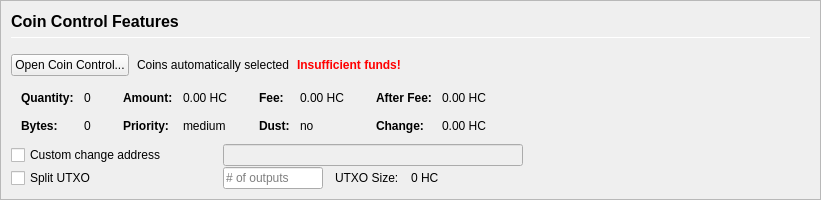
         <widget class="QFrame" name="frameCoinControl">
          <property name="sizePolicy">
           <sizepolicy hsizetype="Expanding" vsizetype="Expanding">
            <horstretch>0</horstretch>
            <verstretch>0</verstretch>
           </sizepolicy>
          </property>
          <property name="maximumSize">
           <size>
            <width>16777215</width>
            <height>16777215</height>
           </size>
          </property>
          <property name="frameShape">
           <enum>QFrame::StyledPanel</enum>
          </property>
          <property name="frameShadow">
           <enum>QFrame::Sunken</enum>
          </property>
          <layout class="QVBoxLayout" name="verticalLayoutCoinControl2">
           <property name="spacing">
            <number>0</number>
           </property>
           <property name="leftMargin">
            <number>0</number>
           </property>
           <property name="topMargin">
            <number>0</number>
           </property>
           <property name="rightMargin">
            <number>0</number>
           </property>
           <property name="bottomMargin">
            <number>0</number>
           </property>
           <item>
            <widget class="QFrame" name="frameCoinControl_BG">
             <layout class="QVBoxLayout" name="verticalLayoutCoinControl" stretch="0,0,0,0,0,0">
              <property name="spacing">
               <number>1</number>
              </property>
              <property name="leftMargin">
               <number>10</number>
              </property>
              <property name="topMargin">
               <number>10</number>
              </property>
              <item>
               <layout class="QHBoxLayout" name="horizontalLayoutCoinControl1">
                <property name="bottomMargin">
                 <number>15</number>
                </property>
                <item>
                 <layout class="QVBoxLayout" name="verticalLayout_3">
                  <property name="spacing">
                   <number>6</number>
                  </property>
                  <item>
                   <widget class="QLabel" name="labelCoinControlFeatures">
                    <property name="sizePolicy">
                     <sizepolicy hsizetype="Preferred" vsizetype="Maximum">
                      <horstretch>0</horstretch>
                      <verstretch>0</verstretch>
                     </sizepolicy>
                    </property>
                    <property name="minimumSize">
                     <size>
                      <width>0</width>
                      <height>20</height>
                     </size>
                    </property>
                    <property name="font">
                     <font>
                      <pointsize>12</pointsize>
                      <weight>75</weight>
                      <bold>true</bold>
                     </font>
                    </property>
                    <property name="styleSheet">
                     <string notr="true">font-weight:bold;</string>
                    </property>
                    <property name="text">
                     <string>Coin Control Features</string>
                    </property>
                   </widget>
                  </item>
                  <item>
                   <widget class="Line" name="line">
                    <property name="minimumSize">
                     <size>
                      <width>0</width>
                      <height>1</height>
                     </size>
                    </property>
                    <property name="maximumSize">
                     <size>
                      <width>16777215</width>
                      <height>1</height>
                     </size>
                    </property>
                    <property name="orientation">
                     <enum>Qt::Horizontal</enum>
                    </property>
                   </widget>
                  </item>
                 </layout>
                </item>
               </layout>
              </item>
              <item>
               <layout class="QHBoxLayout" name="horizontalLayoutCoinControl2" stretch="0,0,0,0">
                <property name="spacing">
                 <number>8</number>
                </property>
                <property name="bottomMargin">
                 <number>10</number>
                </property>
                <item>
                 <widget class="QPushButton" name="pushButtonCoinControl">
                  <property name="styleSheet">
                   <string notr="true"/>
                  </property>
                  <property name="text">
                   <string>Open Coin Control...</string>
                  </property>
                  <property name="autoDefault">
                   <bool>false</bool>
                  </property>
                 </widget>
                </item>
                <item>
                 <widget class="QLabel" name="labelCoinControlAutomaticallySelected">
                  <property name="text">
                   <string>Coins automatically selected</string>
                  </property>
                  <property name="margin">
                   <number>5</number>
                  </property>
                 </widget>
                </item>
                <item>
                 <widget class="QLabel" name="labelCoinControlInsuffFunds">
                  <property name="font">
                   <font>
                    <weight>75</weight>
                    <bold>true</bold>
                   </font>
                  </property>
                  <property name="styleSheet">
                   <string notr="true">color:red;font-weight:bold;</string>
                  </property>
                  <property name="text">
                   <string>Insufficient funds!</string>
                  </property>
                  <property name="margin">
                   <number>5</number>
                  </property>
                 </widget>
                </item>
                <item>
                 <spacer name="horizontalSpacerCoinControl">
                  <property name="orientation">
                   <enum>Qt::Horizontal</enum>
                  </property>
                  <property name="sizeHint" stdset="0">
                   <size>
                    <width>40</width>
                    <height>1</height>
                   </size>
                  </property>
                 </spacer>
                </item>
               </layout>
              </item>
              <item>
               <widget class="QWidget" name="widgetCoinControl" native="true">
                <property name="sizePolicy">
                 <sizepolicy hsizetype="Preferred" vsizetype="Preferred">
                  <horstretch>0</horstretch>
                  <verstretch>0</verstretch>
                 </sizepolicy>
                </property>
                <property name="minimumSize">
                 <size>
                  <width>0</width>
                  <height>0</height>
                 </size>
                </property>
                <property name="styleSheet">
                 <string notr="true"/>
                </property>
                <layout class="QHBoxLayout" name="horizontalLayoutCoinControl5">
                 <property name="leftMargin">
                  <number>0</number>
                 </property>
                 <property name="topMargin">
                  <number>0</number>
                 </property>
                 <property name="rightMargin">
                  <number>0</number>
                 </property>
                 <property name="bottomMargin">
                  <number>0</number>
                 </property>
                 <item>
                  <layout class="QHBoxLayout" name="horizontalLayoutCoinControl3" stretch="0,0,0,1">
                   <property name="spacing">
                    <number>20</number>
                   </property>
                   <property name="topMargin">
                    <number>0</number>
                   </property>
                   <property name="bottomMargin">
                    <number>10</number>
                   </property>
                   <item>
                    <layout class="QFormLayout" name="formLayoutCoinControl1">
                     <property name="horizontalSpacing">
                      <number>10</number>
                     </property>
                     <property name="verticalSpacing">
                      <number>14</number>
                     </property>
                     <property name="leftMargin">
                      <number>10</number>
                     </property>
                     <property name="topMargin">
                      <number>4</number>
                     </property>
                     <property name="rightMargin">
                      <number>6</number>
                     </property>
                     <item row="0" column="0">
                      <widget class="QLabel" name="labelCoinControlQuantityText">
                       <property name="font">
                        <font>
                         <weight>75</weight>
                         <bold>true</bold>
                        </font>
                       </property>
                       <property name="text">
                        <string>Quantity:</string>
                       </property>
                       <property name="margin">
                        <number>0</number>
                       </property>
                      </widget>
                     </item>
                     <item row="0" column="1">
                      <widget class="QLabel" name="labelCoinControlQuantity">
                       <property name="cursor">
                        <cursorShape>IBeamCursor</cursorShape>
                       </property>
                       <property name="contextMenuPolicy">
                        <enum>Qt::ActionsContextMenu</enum>
                       </property>
                       <property name="text">
                        <string notr="true">0</string>
                       </property>
                       <property name="margin">
                        <number>0</number>
                       </property>
                       <property name="textInteractionFlags">
                        <set>Qt::LinksAccessibleByMouse|Qt::TextSelectableByKeyboard|Qt::TextSelectableByMouse</set>
                       </property>
                      </widget>
                     </item>
                     <item row="1" column="0">
                      <widget class="QLabel" name="labelCoinControlBytesText">
                       <property name="font">
                        <font>
                         <weight>75</weight>
                         <bold>true</bold>
                        </font>
                       </property>
                       <property name="text">
                        <string>Bytes:</string>
                       </property>
                      </widget>
                     </item>
                     <item row="1" column="1">
                      <widget class="QLabel" name="labelCoinControlBytes">
                       <property name="cursor">
                        <cursorShape>IBeamCursor</cursorShape>
                       </property>
                       <property name="contextMenuPolicy">
                        <enum>Qt::ActionsContextMenu</enum>
                       </property>
                       <property name="text">
                        <string notr="true">0</string>
                       </property>
                       <property name="textInteractionFlags">
                        <set>Qt::LinksAccessibleByMouse|Qt::TextSelectableByKeyboard|Qt::TextSelectableByMouse</set>
                       </property>
                      </widget>
                     </item>
                    </layout>
                   </item>
                   <item>
                    <layout class="QFormLayout" name="formLayoutCoinControl2">
                     <property name="horizontalSpacing">
                      <number>10</number>
                     </property>
                     <property name="verticalSpacing">
                      <number>14</number>
                     </property>
                     <property name="leftMargin">
                      <number>6</number>
                     </property>
                     <property name="topMargin">
                      <number>4</number>
                     </property>
                     <property name="rightMargin">
                      <number>6</number>
                     </property>
                     <item row="0" column="0">
                      <widget class="QLabel" name="labelCoinControlAmountText">
                       <property name="font">
                        <font>
                         <weight>75</weight>
                         <bold>true</bold>
                        </font>
                       </property>
                       <property name="text">
                        <string>Amount:</string>
                       </property>
                       <property name="margin">
                        <number>0</number>
                       </property>
                      </widget>
                     </item>
                     <item row="0" column="1">
                      <widget class="QLabel" name="labelCoinControlAmount">
                       <property name="cursor">
                        <cursorShape>IBeamCursor</cursorShape>
                       </property>
                       <property name="contextMenuPolicy">
                        <enum>Qt::ActionsContextMenu</enum>
                       </property>
                       <property name="text">
                        <string notr="true">0.00 HC</string>
                       </property>
                       <property name="textInteractionFlags">
                        <set>Qt::LinksAccessibleByMouse|Qt::TextSelectableByKeyboard|Qt::TextSelectableByMouse</set>
                       </property>
                      </widget>
                     </item>
                     <item row="1" column="0">
                      <widget class="QLabel" name="labelCoinControlPriorityText">
                       <property name="font">
                        <font>
                         <weight>75</weight>
                         <bold>true</bold>
                        </font>
                       </property>
                       <property name="text">
                        <string>Priority:</string>
                       </property>
                      </widget>
                     </item>
                     <item row="1" column="1">
                      <widget class="QLabel" name="labelCoinControlPriority">
                       <property name="cursor">
                        <cursorShape>IBeamCursor</cursorShape>
                       </property>
                       <property name="contextMenuPolicy">
                        <enum>Qt::ActionsContextMenu</enum>
                       </property>
                       <property name="text">
                        <string>medium</string>
                       </property>
                       <property name="textInteractionFlags">
                        <set>Qt::LinksAccessibleByMouse|Qt::TextSelectableByKeyboard|Qt::TextSelectableByMouse</set>
                       </property>
                      </widget>
                     </item>
                    </layout>
                   </item>
                   <item>
                    <layout class="QFormLayout" name="formLayoutCoinControl3">
                     <property name="horizontalSpacing">
                      <number>10</number>
                     </property>
                     <property name="verticalSpacing">
                      <number>14</number>
                     </property>
                     <property name="leftMargin">
                      <number>6</number>
                     </property>
                     <property name="topMargin">
                      <number>4</number>
                     </property>
                     <property name="rightMargin">
                      <number>6</number>
                     </property>
                     <item row="0" column="0">
                      <widget class="QLabel" name="labelCoinControlFeeText">
                       <property name="font">
                        <font>
                         <weight>75</weight>
                         <bold>true</bold>
                        </font>
                       </property>
                       <property name="text">
                        <string>Fee:</string>
                       </property>
                       <property name="margin">
                        <number>0</number>
                       </property>
                      </widget>
                     </item>
                     <item row="0" column="1">
                      <widget class="QLabel" name="labelCoinControlFee">
                       <property name="cursor">
                        <cursorShape>IBeamCursor</cursorShape>
                       </property>
                       <property name="contextMenuPolicy">
                        <enum>Qt::ActionsContextMenu</enum>
                       </property>
                       <property name="text">
                        <string notr="true">0.00 HC</string>
                       </property>
                       <property name="textInteractionFlags">
                        <set>Qt::LinksAccessibleByMouse|Qt::TextSelectableByKeyboard|Qt::TextSelectableByMouse</set>
                       </property>
                      </widget>
                     </item>
                     <item row="1" column="0">
                      <widget class="QLabel" name="labelCoinControlLowOutputText">
                       <property name="font">
                        <font>
                         <weight>75</weight>
                         <bold>true</bold>
                        </font>
                       </property>
                       <property name="text">
                        <string>Dust:</string>
                       </property>
                      </widget>
                     </item>
                     <item row="1" column="1">
                      <widget class="QLabel" name="labelCoinControlLowOutput">
                       <property name="cursor">
                        <cursorShape>IBeamCursor</cursorShape>
                       </property>
                       <property name="contextMenuPolicy">
                        <enum>Qt::ActionsContextMenu</enum>
                       </property>
                       <property name="text">
                        <string>no</string>
                       </property>
                       <property name="textInteractionFlags">
                        <set>Qt::LinksAccessibleByMouse|Qt::TextSelectableByKeyboard|Qt::TextSelectableByMouse</set>
                       </property>
                      </widget>
                     </item>
                    </layout>
                   </item>
                   <item>
                    <layout class="QFormLayout" name="formLayoutCoinControl4">
                     <property name="horizontalSpacing">
                      <number>10</number>
                     </property>
                     <property name="verticalSpacing">
                      <number>14</number>
                     </property>
                     <property name="leftMargin">
                      <number>6</number>
                     </property>
                     <property name="topMargin">
                      <number>4</number>
                     </property>
                     <property name="rightMargin">
                      <number>6</number>
                     </property>
                     <item row="0" column="0">
                      <widget class="QLabel" name="labelCoinControlAfterFeeText">
                       <property name="font">
                        <font>
                         <weight>75</weight>
                         <bold>true</bold>
                        </font>
                       </property>
                       <property name="text">
                        <string>After Fee:</string>
                       </property>
                       <property name="margin">
                        <number>0</number>
                       </property>
                      </widget>
                     </item>
                     <item row="0" column="1">
                      <widget class="QLabel" name="labelCoinControlAfterFee">
                       <property name="cursor">
                        <cursorShape>IBeamCursor</cursorShape>
                       </property>
                       <property name="contextMenuPolicy">
                        <enum>Qt::ActionsContextMenu</enum>
                       </property>
                       <property name="text">
                        <string notr="true">0.00 HC</string>
                       </property>
                       <property name="textInteractionFlags">
                        <set>Qt::LinksAccessibleByMouse|Qt::TextSelectableByKeyboard|Qt::TextSelectableByMouse</set>
                       </property>
                      </widget>
                     </item>
                     <item row="1" column="0">
                      <widget class="QLabel" name="labelCoinControlChangeText">
                       <property name="font">
                        <font>
                         <weight>75</weight>
                         <bold>true</bold>
                        </font>
                       </property>
                       <property name="text">
                        <string>Change:</string>
                       </property>
                      </widget>
                     </item>
                     <item row="1" column="1">
                      <widget class="QLabel" name="labelCoinControlChange">
                       <property name="cursor">
                        <cursorShape>IBeamCursor</cursorShape>
                       </property>
                       <property name="contextMenuPolicy">
                        <enum>Qt::ActionsContextMenu</enum>
                       </property>
                       <property name="text">
                        <string notr="true">0.00 HC</string>
                       </property>
                       <property name="textInteractionFlags">
                        <set>Qt::LinksAccessibleByMouse|Qt::TextSelectableByKeyboard|Qt::TextSelectableByMouse</set>
                       </property>
                      </widget>
                     </item>
                    </layout>
                   </item>
                  </layout>
                 </item>
                </layout>
               </widget>
              </item>
              <item>
               <layout class="QHBoxLayout" name="horizontalLayoutCoinControl4">
                <property name="spacing">
                 <number>12</number>
                </property>
                <property name="sizeConstraint">
                 <enum>QLayout::SetDefaultConstraint</enum>
                </property>
                <property name="topMargin">
                 <number>0</number>
                </property>
                <property name="rightMargin">
                 <number>0</number>
                </property>
                <item>
                 <widget class="QCheckBox" name="checkBoxCoinControlChange">
                  <property name="sizePolicy">
                   <sizepolicy hsizetype="Preferred" vsizetype="Preferred">
                    <horstretch>0</horstretch>
                    <verstretch>0</verstretch>
                   </sizepolicy>
                  </property>
                  <property name="minimumSize">
                   <size>
                    <width>200</width>
                    <height>0</height>
                   </size>
                  </property>
                  <property name="maximumSize">
                   <size>
                    <width>200</width>
                    <height>16777215</height>
                   </size>
                  </property>
                  <property name="toolTip">
                   <string>If this is activated, but the change address is empty or invalid, change will be sent to a newly generated address.</string>
                  </property>
                  <property name="text">
                   <string>Custom change address</string>
                  </property>
                 </widget>
                </item>
                <item>
                 <widget class="QValidatedLineEdit" name="lineEditCoinControlChange">
                  <property name="enabled">
                   <bool>false</bool>
                  </property>
                  <property name="sizePolicy">
                   <sizepolicy hsizetype="Preferred" vsizetype="Preferred">
                    <horstretch>0</horstretch>
                    <verstretch>0</verstretch>
                   </sizepolicy>
                  </property>
                  <property name="minimumSize">
                   <size>
                    <width>300</width>
                    <height>0</height>
                   </size>
                  </property>
                 </widget>
                </item>
                <item>
                 <widget class="QLabel" name="labelCoinControlChangeLabel">
                  <property name="sizePolicy">
                   <sizepolicy hsizetype="Preferred" vsizetype="Preferred">
                    <horstretch>0</horstretch>
                    <verstretch>0</verstretch>
                   </sizepolicy>
                  </property>
                  <property name="minimumSize">
                   <size>
                    <width>100</width>
                    <height>0</height>
                   </size>
                  </property>
                  <property name="text">
                   <string/>
                  </property>
                  <property name="margin">
                   <number>3</number>
                  </property>
                 </widget>
                </item>
               </layout>
              </item>
              <item>
               <layout class="QHBoxLayout" name="horizontalLayoutCoinControl6">
                <property name="spacing">
                 <number>12</number>
                </property>
                <property name="rightMargin">
                 <number>0</number>
                </property>
                <item>
                 <widget class="QCheckBox" name="splitBlockCheckBox">
                  <property name="sizePolicy">
                   <sizepolicy hsizetype="Preferred" vsizetype="Preferred">
                    <horstretch>0</horstretch>
                    <verstretch>0</verstretch>
                   </sizepolicy>
                  </property>
                  <property name="minimumSize">
                   <size>
                    <width>200</width>
                    <height>0</height>
                   </size>
                  </property>
                  <property name="maximumSize">
                   <size>
                    <width>200</width>
                    <height>16777215</height>
                   </size>
                  </property>
                  <property name="text">
                   <string>Split UTXO</string>
                  </property>
                 </widget>
                </item>
                <item>
                 <widget class="QLineEdit" name="splitBlockLineEdit">
                  <property name="sizePolicy">
                   <sizepolicy hsizetype="Preferred" vsizetype="Preferred">
                    <horstretch>50</horstretch>
                    <verstretch>0</verstretch>
                   </sizepolicy>
                  </property>
                  <property name="minimumSize">
                   <size>
                    <width>100</width>
                    <height>0</height>
                   </size>
                  </property>
                  <property name="maximumSize">
                   <size>
                    <width>100</width>
                    <height>16777215</height>
                   </size>
                  </property>
                  <property name="placeholderText">
                   <string># of outputs</string>
                  </property>
                 </widget>
                </item>
                <item>
                 <widget class="QLabel" name="labelBlockSizeText">
                  <property name="text">
                   <string>UTXO Size:</string>
                  </property>
                 </widget>
                </item>
                <item>
                 <widget class="QLabel" name="labelBlockSize">
                  <property name="text">
                   <string>0 HC</string>
                  </property>
                 </widget>
                </item>
                <item>
                 <spacer name="horizontalSpacer_7">
                  <property name="orientation">
                   <enum>Qt::Horizontal</enum>
                  </property>
                  <property name="sizeHint" stdset="0">
                   <size>
                    <width>40</width>
                    <height>20</height>
                   </size>
                  </property>
                 </spacer>
                </item>
               </layout>
              </item>
              <item>
               <spacer name="verticalSpacerCoinControl">
                <property name="orientation">
                 <enum>Qt::Vertical</enum>
                </property>
                <property name="sizeHint" stdset="0">
                 <size>
                  <width>800</width>
                  <height>1</height>
                 </size>
                </property>
               </spacer>
              </item>
             </layout>
            </widget>
           </item>
          </layout>
         </widget>
